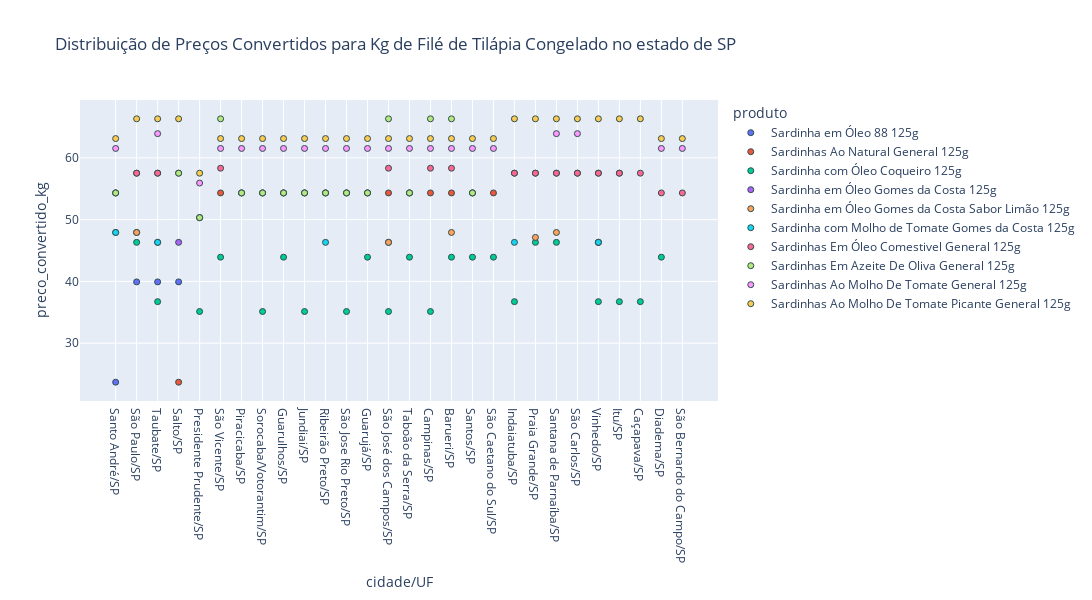

Notebook cell for this chart:
### Code cell
#### Criando PESO CONVERTIDO PARA KG
dist_uf['peso'] = dist_uf['produto'].str[-4:-1]
dist_uf['peso'] = dist_uf['peso'].astype(float)

dist_uf['preco_convertido_kg'] = (dist_uf['preco'] / dist_uf['peso'])*1000


dist_uf = dist_uf.sort_values(by= 'preco_convertido_kg')

fig = px.scatter(dist_uf, x="cidade/UF", y='preco_convertido_kg', color='produto',  
                 hover_data=dist_uf.columns.unique(),
                 title = "Distribuição de Preços Convertidos para Kg de Filé de Tilápia Congelado no estado de " + selecao_estado,
                 width=1200, height=600)

fig.update_traces(marker=dict(size=6,
                              line=dict(width=1,
                                        color='DarkSlateGrey')),
                  selector=dict(mode='markers'))

fig.show()

### Figure 1 — Plotly figure (JSON) as saved in the notebook; plotly's stock layout.template omitted (floating-point values rounded to 4 significant figures; data arrays with more than 128 entries replaced by an {"elided": "..."} marker saying what was removed)
{"data": [{"customdata": [["Sardinha em Óleo 88 125g", 2.96, 37, "Hipermercado Santo André ShoppingParaiso", "SP", "12/01/2024", 125], ["Sardinha em Óleo 88 125g", 4.99, 0, "Carrefour Bairro MorumbiJardim Londrina", "SP", "12/01/2024", 125], ["Sardinha em Óleo 88 125g", 4.99, 0, "Carrefour Bairro Taubaté IICentro", "SP", "12/01/2024", 125], ["Sardinha em Óleo 88 125g", 4.99, 0, "Carrefour Bairro SaltoVila Nova", "SP", "12/01/2024", 125]], "hovertemplate": "produto=%{customdata[0]}<br>cidade/UF=%{x}<br>preco_convertido_kg=%{y}<br>preco=%{customdata[1]}<br>desconto=%{customdata[2]}<br>loja=%{customdata[3]}<br>estado=%{customdata[4]}<br>data=%{customdata[5]}<br>peso=%{customdata[6]}<extra></extra>", "legendgroup": "Sardinha em Óleo 88 125g", "marker": {"color": "#636efa", "line": {"color": "DarkSlateGrey", "width": 1}, "size": 6, "symbol": "circle"}, "mode": "markers", "name": "Sardinha em Óleo 88 125g", "orientation": "v", "showlegend": true, "type": "scatter", "x": ["Santo André/SP", "São Paulo/SP", "Taubate/SP", "Salto/SP"], "xaxis": "x", "y": [23.68, 39.92, 39.92, 39.92], "yaxis": "y"}, {"customdata": {"elided": "25x7 mixed values"}, "hovertemplate": "produto=%{customdata[0]}<br>cidade/UF=%{x}<br>preco_convertido_kg=%{y}<br>preco=%{customdata[1]}<br>desconto=%{customdata[2]}<br>loja=%{customdata[3]}<br>estado=%{customdata[4]}<br>data=%{customdata[5]}<br>peso=%{customdata[6]}<extra></extra>", "legendgroup": "Sardinhas Ao Natural General 125g", "marker": {"color": "#EF553B", "line": {"color": "DarkSlateGrey", "width": 1}, "size": 6, "symbol": "circle"}, "mode": "markers", "name": "Sardinhas Ao Natural General 125g", "orientation": "v", "showlegend": true, "type": "scatter", "x": ["Salto/SP", "Presidente Prudente/SP", "São Vicente/SP", "Santo André/SP", "Piracicaba/SP", "Sorocaba/Votorantim/SP", "Guarulhos/SP", "Jundiai/SP", "Ribeirão Preto/SP", "São Jose Rio Preto/SP", "Guarujá/SP", "São José dos Campos/SP", "Taboão da Serra/SP", "Campinas/SP", "Barueri/SP", "Santos/SP", "São Caetano do Sul/SP", "Indaiatuba/SP", "Praia Grande/SP", "São Paulo/SP", "Santana de Parnaíba/SP", "Taubate/SP", "São Carlos/SP", "Vinhedo/SP", "Itu/SP"], "xaxis": "x", "y": [23.68, 50.32, 54.32, 54.32, 54.32, 54.32, 54.32, 54.32, 54.32, 54.32, 54.32, 54.32, 54.32, 54.32, 54.32, 54.32, 54.32, 57.52, 57.52, 57.52, 57.52, 57.52, 57.52, 57.52, 57.52], "yaxis": "y"}, {"customdata": {"elided": "22x7 mixed values"}, "hovertemplate": "produto=%{customdata[0]}<br>cidade/UF=%{x}<br>preco_convertido_kg=%{y}<br>preco=%{customdata[1]}<br>desconto=%{customdata[2]}<br>loja=%{customdata[3]}<br>estado=%{customdata[4]}<br>data=%{customdata[5]}<br>peso=%{customdata[6]}<extra></extra>", "legendgroup": "Sardinha com Óleo Coqueiro 125g", "marker": {"color": "#00cc96", "line": {"color": "DarkSlateGrey", "width": 1}, "size": 6, "symbol": "circle"}, "mode": "markers", "name": "Sardinha com Óleo Coqueiro 125g", "orientation": "v", "showlegend": true, "type": "scatter", "x": ["Jundiai/SP", "Presidente Prudente/SP", "São José dos Campos/SP", "São Jose Rio Preto/SP", "Campinas/SP", "Sorocaba/Votorantim/SP", "Itu/SP", "Vinhedo/SP", "Caçapava/SP", "Taubate/SP", "Indaiatuba/SP", "São Caetano do Sul/SP", "Santos/SP", "Diadema/SP", "São Vicente/SP", "Guarujá/SP", "Taboão da Serra/SP", "Barueri/SP", "Guarulhos/SP", "Santana de Parnaíba/SP", "São Paulo/SP", "Praia Grande/SP"], "xaxis": "x", "y": [35.12, 35.12, 35.12, 35.12, 35.12, 35.12, 36.72, 36.72, 36.72, 36.72, 36.72, 43.92, 43.92, 43.92, 43.92, 43.92, 43.92, 43.92, 43.92, 46.32, 46.32, 46.32], "yaxis": "y"}, {"customdata": [["Sardinha em Óleo Gomes da Costa 125g", 5.79, 0, "Hipermercado São José Dos CamposSerimbura", "SP", "12/01/2024", 125], ["Sardinha em Óleo Gomes da Costa 125g", 5.79, 0, "Carrefour Bairro VinhedoVista Alegre", "SP", "12/01/2024", 125], ["Sardinha em Óleo Gomes da Costa 125g", 5.79, 0, "Carrefour Bairro Taubaté IICentro", "SP", "12/01/2024", 125], ["Sardinha em Óleo Gomes da Costa 125g", 5.79, 0, "Carrefour Bairro SaltoVila Nova", "SP", "12/01/2024", 125], ["Sardinha em Óleo Gomes da Costa 125g", 5.99, 0, "Carrefour Bairro MorumbiJardim Londrina", "SP", "12/01/2024", 125]], "hovertemplate": "produto=%{customdata[0]}<br>cidade/UF=%{x}<br>preco_convertido_kg=%{y}<br>preco=%{customdata[1]}<br>desconto=%{customdata[2]}<br>loja=%{customdata[3]}<br>estado=%{customdata[4]}<br>data=%{customdata[5]}<br>peso=%{customdata[6]}<extra></extra>", "legendgroup": "Sardinha em Óleo Gomes da Costa 125g", "marker": {"color": "#ab63fa", "line": {"color": "DarkSlateGrey", "width": 1}, "size": 6, "symbol": "circle"}, "mode": "markers", "name": "Sardinha em Óleo Gomes da Costa 125g", "orientation": "v", "showlegend": true, "type": "scatter", "x": ["São José dos Campos/SP", "Vinhedo/SP", "Taubate/SP", "Salto/SP", "São Paulo/SP"], "xaxis": "x", "y": [46.32, 46.32, 46.32, 46.32, 47.92], "yaxis": "y"}, {"customdata": [["Sardinha em Óleo Gomes da Costa Sabor Limão 125g", 5.79, 0, "Hipermercado São José Dos CamposSerimbura", "SP", "12/01/2024", 125], ["Sardinha em Óleo Gomes da Costa Sabor Limão 125g", 5.79, 0, "Carrefour Bairro VinhedoVista Alegre", "SP", "12/01/2024", 125], ["Sardinha em Óleo Gomes da Costa Sabor Limão 125g", 5.89, 0, "Carrefour Bairro Central Praia GrandeVila Guilhermina", "SP", "12/01/2024", 125], ["Sardinha em Óleo Gomes da Costa Sabor Limão 125g", 5.99, 0, "Hipermercado TamboréCentro Empresarial Tamboré", "SP", "12/01/2024", 125], ["Sardinha em Óleo Gomes da Costa Sabor Limão 125g", 5.99, 0, "Carrefour Bairro MorumbiJardim Londrina", "SP", "12/01/2024", 125], ["Sardinha em Óleo Gomes da Costa Sabor Limão 125g", 5.99, 0, "Carrefour Bairro AlphavilleAlphaville", "SP", "12/01/2024", 125], ["Sardinha em Óleo Gomes da Costa Sabor Limão 125g", 5.99, 0, "Hipermercado Santo André ShoppingParaiso", "SP", "12/01/2024", 125]], "hovertemplate": "produto=%{customdata[0]}<br>cidade/UF=%{x}<br>preco_convertido_kg=%{y}<br>preco=%{customdata[1]}<br>desconto=%{customdata[2]}<br>loja=%{customdata[3]}<br>estado=%{customdata[4]}<br>data=%{customdata[5]}<br>peso=%{customdata[6]}<extra></extra>", "legendgroup": "Sardinha em Óleo Gomes da Costa Sabor Limão 125g", "marker": {"color": "#FFA15A", "line": {"color": "DarkSlateGrey", "width": 1}, "size": 6, "symbol": "circle"}, "mode": "markers", "name": "Sardinha em Óleo Gomes da Costa Sabor Limão 125g", "orientation": "v", "showlegend": true, "type": "scatter", "x": ["São José dos Campos/SP", "Vinhedo/SP", "Praia Grande/SP", "Barueri/SP", "São Paulo/SP", "Santana de Parnaíba/SP", "Santo André/SP"], "xaxis": "x", "y": [46.32, 46.32, 47.12, 47.92, 47.92, 47.92, 47.92], "yaxis": "y"}, {"customdata": [["Sardinha com Molho de Tomate Gomes da Costa 125g", 5.79, 0, "Carrefour Bairro Taubaté IICentro", "SP", "12/01/2024", 125], ["Sardinha com Molho de Tomate Gomes da Costa 125g", 5.79, 0, "Carrefour Bairro VinhedoVista Alegre", "SP", "12/01/2024", 125], ["Sardinha com Molho de Tomate Gomes da Costa 125g", 5.79, 0, "Hipermercado Ribeirão Preto NorteIpiranga", "SP", "12/01/2024", 125], ["Sardinha com Molho de Tomate Gomes da Costa 125g", 5.79, 0, "Carrefour Bairro IndaiatubaCidade Nova", "SP", "12/01/2024", 125], ["Sardinha com Molho de Tomate Gomes da Costa 125g", 5.99, 0, "Hipermercado Santo André ShoppingParaiso", "SP", "12/01/2024", 125]], "hovertemplate": "produto=%{customdata[0]}<br>cidade/UF=%{x}<br>preco_convertido_kg=%{y}<br>preco=%{customdata[1]}<br>desconto=%{customdata[2]}<br>loja=%{customdata[3]}<br>estado=%{customdata[4]}<br>data=%{customdata[5]}<br>peso=%{customdata[6]}<extra></extra>", "legendgroup": "Sardinha com Molho de Tomate Gomes da Costa 125g", "marker": {"color": "#19d3f3", "line": {"color": "DarkSlateGrey", "width": 1}, "size": 6, "symbol": "circle"}, "mode": "markers", "name": "Sardinha com Molho de Tomate Gomes da Costa 125g", "orientation": "v", "showlegend": true, "type": "scatter", "x": ["Taubate/SP", "Vinhedo/SP", "Ribeirão Preto/SP", "Indaiatuba/SP", "Santo André/SP"], "xaxis": "x", "y": [46.32, 46.32, 46.32, 46.32, 47.92], "yaxis": "y"}, {"customdata": {"elided": "27x7 mixed values"}, "hovertemplate": "produto=%{customdata[0]}<br>cidade/UF=%{x}<br>preco_convertido_kg=%{y}<br>preco=%{customdata[1]}<br>desconto=%{customdata[2]}<br>loja=%{customdata[3]}<br>estado=%{customdata[4]}<br>data=%{customdata[5]}<br>peso=%{customdata[6]}<extra></extra>", "legendgroup": "Sardinhas Em Óleo Comestivel General 125g", "marker": {"color": "#FF6692", "line": {"color": "DarkSlateGrey", "width": 1}, "size": 6, "symbol": "circle"}, "mode": "markers", "name": "Sardinhas Em Óleo Comestivel General 125g", "orientation": "v", "showlegend": true, "type": "scatter", "x": ["Presidente Prudente/SP", "Jundiai/SP", "Piracicaba/SP", "São Jose Rio Preto/SP", "Guarulhos/SP", "Sorocaba/Votorantim/SP", "Guarujá/SP", "Ribeirão Preto/SP", "Diadema/SP", "Taboão da Serra/SP", "São Bernardo do Campo/SP", "Santos/SP", "Santo André/SP", "Salto/SP", "Praia Grande/SP", "Santana de Parnaíba/SP", "Caçapava/SP", "Itu/SP", "Indaiatuba/SP", "Taubate/SP", "São Carlos/SP", "São Paulo/SP", "Vinhedo/SP", "São José dos Campos/SP", "São Vicente/SP", "Campinas/SP", "Barueri/SP"], "xaxis": "x", "y": [50.32, 54.32, 54.32, 54.32, 54.32, 54.32, 54.32, 54.32, 54.32, 54.32, 54.32, 54.32, 54.32, 57.52, 57.52, 57.52, 57.52, 57.52, 57.52, 57.52, 57.52, 57.52, 57.52, 58.32, 58.32, 58.32, 58.32], "yaxis": "y"}, {"customdata": [["Sardinhas Em Azeite De Oliva General 125g", 6.29, 0, "Hipermercado Presidente PrudenteJd Das Rosas", "SP", "12/01/2024", 125], ["Sardinhas Em Azeite De Oliva General 125g", 6.79, 0, "Hipermercado GuarulhosVila Rio de Janeiro", "SP", "12/01/2024", 125], ["Sardinhas Em Azeite De Oliva General 125g", 6.79, 0, "Hipermercado PiracicabaTerras de Piracicaba", "SP", "12/01/2024", 125], ["Sardinhas Em Azeite De Oliva General 125g", 6.79, 0, "Hipermercado Sorocaba NorteVila Carvalho", "SP", "12/01/2024", 125], ["Sardinhas Em Azeite De Oliva General 125g", 6.79, 0, "Hipermercado TaboãoCentro", "SP", "12/01/2024", 125], ["Sardinhas Em Azeite De Oliva General 125g", 6.79, 0, "Hipermercado Ribeirão Preto NorteIpiranga", "SP", "12/01/2024", 125], ["Sardinhas Em Azeite De Oliva General 125g", 6.79, 0, "Hipermercado Rio Preto ShoppingJd Fernandes", "SP", "12/01/2024", 125], ["Sardinhas Em Azeite De Oliva General 125g", 6.79, 0, "Hipermercado JundiaiVila Vioto", "SP", "12/01/2024", 125], ["Sardinhas Em Azeite De Oliva General 125g", 6.79, 0, "Hipermercado GuarujáJd Belmar", "SP", "12/01/2024", 125], ["Sardinhas Em Azeite De Oliva General 125g", 6.79, 0, "Hipermercado Santos PraiamarAparecida", "SP", "12/01/2024", 125], ["Sardinhas Em Azeite De Oliva General 125g", 6.79, 0, "Hipermercado Santo André ShoppingParaiso", "SP", "12/01/2024", 125], ["Sardinhas Em Azeite De Oliva General 125g", 7.19, 0, "Carrefour Bairro SaltoVila Nova", "SP", "12/01/2024", 125], ["Sardinhas Em Azeite De Oliva General 125g", 8.29, 0, "Hipermercado São José Dos CamposSerimbura", "SP", "12/01/2024", 125], ["Sardinhas Em Azeite De Oliva General 125g", 8.29, 0, "Hipermercado São VicenteJd Independencia", "SP", "12/01/2024", 125], ["Sardinhas Em Azeite De Oliva General 125g", 8.29, 0, "Hipermercado Campinas ValinhosJardim Von Zuben", "SP", "12/01/2024", 125], ["Sardinhas Em Azeite De Oliva General 125g", 8.29, 0, "Hipermercado TamboréCentro Empresarial Tamboré", "SP", "12/01/2024", 125]], "hovertemplate": "produto=%{customdata[0]}<br>cidade/UF=%{x}<br>preco_convertido_kg=%{y}<br>preco=%{customdata[1]}<br>desconto=%{customdata[2]}<br>loja=%{customdata[3]}<br>estado=%{customdata[4]}<br>data=%{customdata[5]}<br>peso=%{customdata[6]}<extra></extra>", "legendgroup": "Sardinhas Em Azeite De Oliva General 125g", "marker": {"color": "#B6E880", "line": {"color": "DarkSlateGrey", "width": 1}, "size": 6, "symbol": "circle"}, "mode": "markers", "name": "Sardinhas Em Azeite De Oliva General 125g", "orientation": "v", "showlegend": true, "type": "scatter", "x": ["Presidente Prudente/SP", "Guarulhos/SP", "Piracicaba/SP", "Sorocaba/Votorantim/SP", "Taboão da Serra/SP", "Ribeirão Preto/SP", "São Jose Rio Preto/SP", "Jundiai/SP", "Guarujá/SP", "Santos/SP", "Santo André/SP", "Salto/SP", "São José dos Campos/SP", "São Vicente/SP", "Campinas/SP", "Barueri/SP"], "xaxis": "x", "y": [50.32, 54.32, 54.32, 54.32, 54.32, 54.32, 54.32, 54.32, 54.32, 54.32, 54.32, 57.52, 66.32, 66.32, 66.32, 66.32], "yaxis": "y"}, {"customdata": {"elided": "21x7 mixed values"}, "hovertemplate": "produto=%{customdata[0]}<br>cidade/UF=%{x}<br>preco_convertido_kg=%{y}<br>preco=%{customdata[1]}<br>desconto=%{customdata[2]}<br>loja=%{customdata[3]}<br>estado=%{customdata[4]}<br>data=%{customdata[5]}<br>peso=%{customdata[6]}<extra></extra>", "legendgroup": "Sardinhas Ao Molho De Tomate General 125g", "marker": {"color": "#FF97FF", "line": {"color": "DarkSlateGrey", "width": 1}, "size": 6, "symbol": "circle"}, "mode": "markers", "name": "Sardinhas Ao Molho De Tomate General 125g", "orientation": "v", "showlegend": true, "type": "scatter", "x": ["Presidente Prudente/SP", "Santo André/SP", "São José dos Campos/SP", "Ribeirão Preto/SP", "São Caetano do Sul/SP", "Santos/SP", "São Jose Rio Preto/SP", "São Bernardo do Campo/SP", "São Vicente/SP", "Guarujá/SP", "Taboão da Serra/SP", "Guarulhos/SP", "Sorocaba/Votorantim/SP", "Diadema/SP", "Jundiai/SP", "Barueri/SP", "Piracicaba/SP", "Campinas/SP", "Taubate/SP", "Santana de Parnaíba/SP", "São Carlos/SP"], "xaxis": "x", "y": [55.92, 61.52, 61.52, 61.52, 61.52, 61.52, 61.52, 61.52, 61.52, 61.52, 61.52, 61.52, 61.52, 61.52, 61.52, 61.52, 61.52, 61.52, 63.92, 63.92, 63.92], "yaxis": "y"}, {"customdata": {"elided": "28x7 mixed values"}, "hovertemplate": "produto=%{customdata[0]}<br>cidade/UF=%{x}<br>preco_convertido_kg=%{y}<br>preco=%{customdata[1]}<br>desconto=%{customdata[2]}<br>loja=%{customdata[3]}<br>estado=%{customdata[4]}<br>data=%{customdata[5]}<br>peso=%{customdata[6]}<extra></extra>", "legendgroup": "Sardinhas Ao Molho De Tomate Picante General 125g", "marker": {"color": "#FECB52", "line": {"color": "DarkSlateGrey", "width": 1}, "size": 6, "symbol": "circle"}, "mode": "markers", "name": "Sardinhas Ao Molho De Tomate Picante General 125g", "orientation": "v", "showlegend": true, "type": "scatter", "x": ["Presidente Prudente/SP", "São Bernardo do Campo/SP", "Piracicaba/SP", "Jundiai/SP", "Santo André/SP", "Ribeirão Preto/SP", "São José dos Campos/SP", "São Vicente/SP", "Diadema/SP", "Barueri/SP", "Sorocaba/Votorantim/SP", "Santos/SP", "Guarulhos/SP", "São Jose Rio Preto/SP", "Guarujá/SP", "Taboão da Serra/SP", "Campinas/SP", "São Caetano do Sul/SP", "São Paulo/SP", "Itu/SP", "Salto/SP", "Indaiatuba/SP", "Vinhedo/SP", "Santana de Parnaíba/SP", "Caçapava/SP", "Praia Grande/SP", "Taubate/SP", "São Carlos/SP"], "xaxis": "x", "y": [57.52, 63.12, 63.12, 63.12, 63.12, 63.12, 63.12, 63.12, 63.12, 63.12, 63.12, 63.12, 63.12, 63.12, 63.12, 63.12, 63.12, 63.12, 66.32, 66.32, 66.32, 66.32, 66.32, 66.32, 66.32, 66.32, 66.32, 66.32], "yaxis": "y"}], "layout": {"height": 600, "legend": {"title": {"text": "produto"}, "tracegroupgap": 0}, "title": {"text": "Distribuição de Preços Convertidos para Kg de Filé de Tilápia Congelado no estado de SP"}, "width": 1200, "xaxis": {"anchor": "y", "domain": [0, 1], "title": {"text": "cidade/UF"}}, "yaxis": {"anchor": "x", "domain": [0, 1], "title": {"text": "preco_convertido_kg"}}}}
